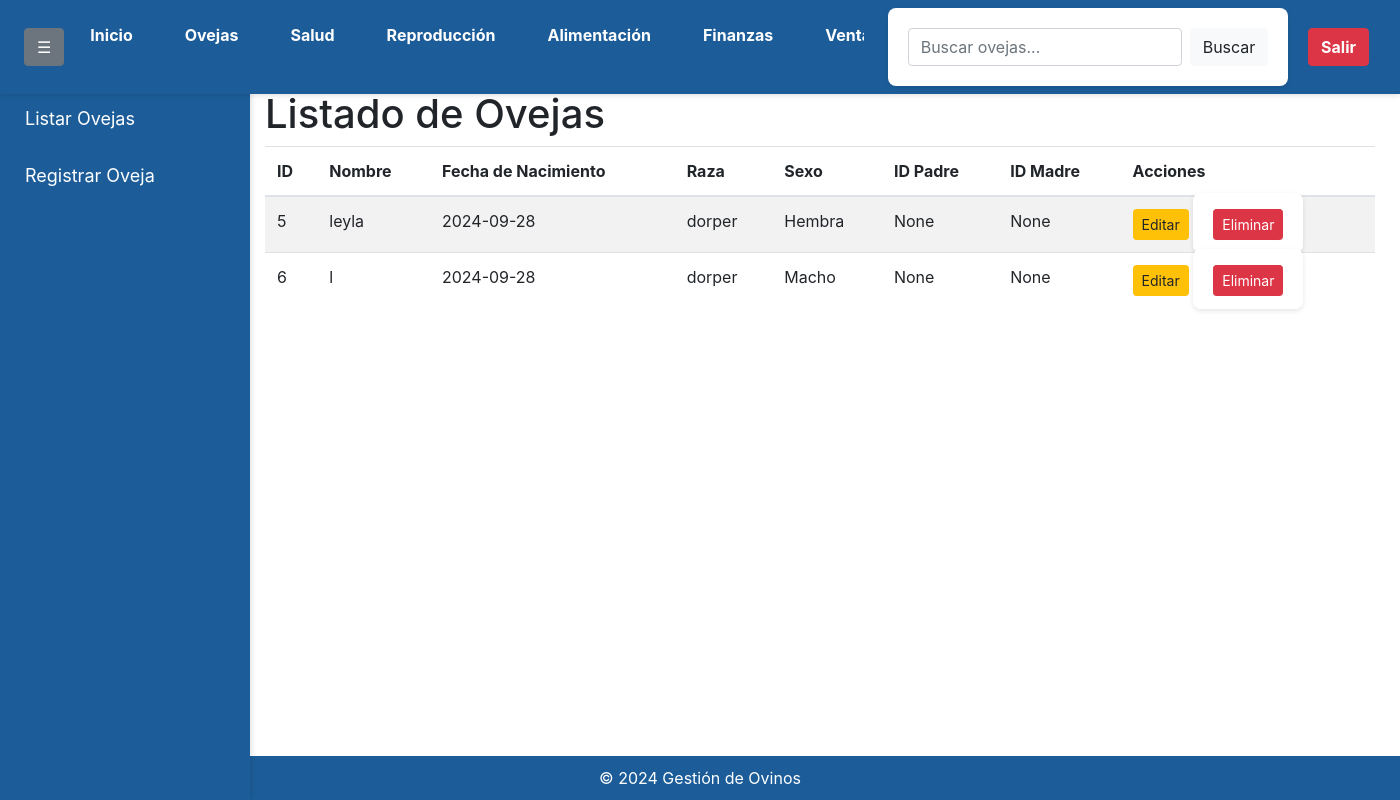
/listar_ovejas (signed in), run on an earlier commit of the app's database.
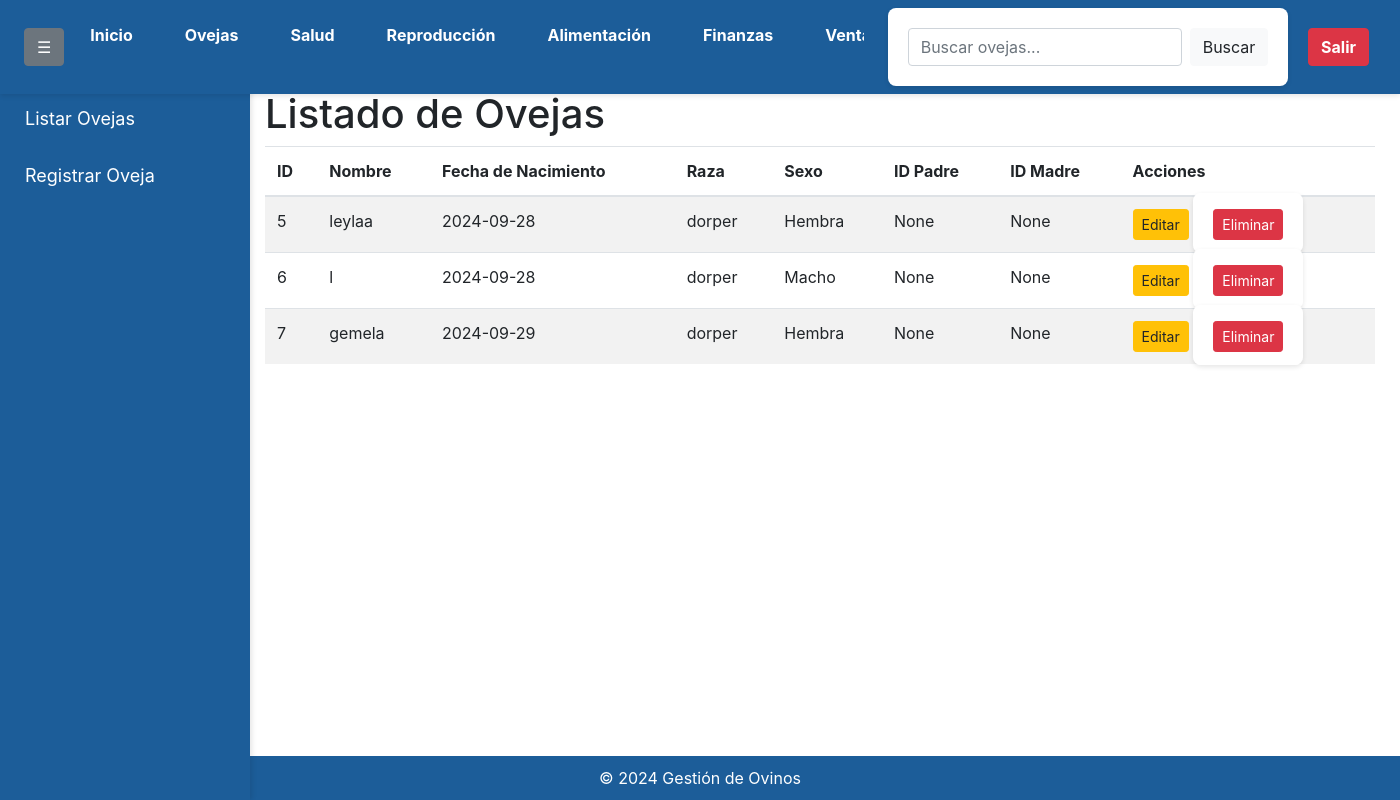
And on a later commit of the database.
### app/models.py (models this page shows, shortened)
class Oveja(db.Model):
    id = db.Column(db.Integer, primary_key=True)
    nombre = db.Column(db.String(100), nullable=False)
    fecha_nacimiento = db.Column(db.Date, nullable=False)
    raza = db.Column(db.String(50), nullable=False)
    sexo = db.Column(db.Enum('Macho', 'Hembra', name='sexo_enum'), nullable=False)
    id_padre = db.Column(db.Integer, db.ForeignKey('oveja.id'), nullable=True)
    id_madre = db.Column(db.Integer, db.ForeignKey('oveja.id'), nullable=True)
    user_id = db.Column(db.Integer, db.ForeignKey('user.id'), nullable=False)
    padre = db.relationship('Oveja', remote_side=[id], foreign_keys=[id_padre], backref=db.backref('hijos_padre', uselist=True))
    madre = db.relationship('Oveja', remote_side=[id], foreign_keys=[id_madre], backref=db.backref('hijos_madre', uselist=True))
    user = db.relationship('User', backref='ovejas')

### app/routes.py (the view)
@app.route('/listar_ovejas')
@login_required
def listar_ovejas():
    search_query = request.args.get('search', '')  # Obtener el término de búsqueda desde la solicitud
    if search_query:
        ovejas = Oveja.query.filter(
            (Oveja.nombre.contains(search_query)) |
            (Oveja.raza.contains(search_query)) |
            (Oveja.sexo.contains(search_query)) |
            (Oveja.fecha_nacimiento.contains(search_query))|
            (Oveja.id_madre.contains(search_query))|
            (Oveja.id_padre.contains(search_query))
        ).filter_by(user_id=current_user.id).all()
    else:
        ovejas = Oveja.query.filter_by(user_id=current_user.id).all()
    return render_template('listar_ovejas.html', ovejas=ovejas, search_query=search_query)

### app/__init__.py (called while the page is built)
@login_manager.user_loader
def load_user(user_id):
    return User.query.get(int(user_id))

### app/templates/listar_ovejas.html (shortened to what this page needs)
<!DOCTYPE html>
<html lang="es">
<head>
    <link rel="stylesheet" href="{{ url_for('static', filename='styles.css') }}">
    <link rel="stylesheet" href="https://maxcdn.bootstrapcdn.com/bootstrap/4.5.2/css/bootstrap.min.css">
</head>
<body>
    <nav class="navbar navbar-expand-lg navbar-light" style="background-color: #1c5d99;">
        <div class="collapse navbar-collapse" id="navbarNav">
            <button class="btn btn-secondary ml-2" id="toggleSidebar">☰</button>
            <ul class="navbar-nav mr-auto">
                <li class="nav-item">
                    <a class="nav-link text-white" href="{{ url_for('index') }}">Inicio</a>
                </li>
                <li class="nav-item">
                    <a class="nav-link text-white" href="{{ url_for('oveja') }}">Ovejas</a>
                </li>
                <li class="nav-item">
                    <a class="nav-link text-white" href="{{ url_for('salud') }}">Salud</a>
                </li>
                <li class="nav-item">
                    <a class="nav-link text-white" href="{{ url_for('reproduccion') }}">Reproducción</a>
                </li>
                <li class="nav-item">
                    <a class="nav-link text-white" href="{{ url_for('alimentacion') }}">Alimentación</a>
                </li>
                <li class="nav-item">
                    <a class="nav-link text-white" href="{{ url_for('finanzas') }}">Finanzas</a>
                </li>
                <li class="nav-item">
                    <a class="nav-link text-white" href="{{ url_for('venta') }}">Ventas</a>
                </li>
            </ul>
            <form class="form-inline my-2 my-lg-0" method="GET" action="{{ url_for('listar_ovejas') }}">
                <input class="form-control mr-sm-2" type="search" name="search" placeholder="Buscar ovejas..." aria-label="Search" value="{{ request.args.get('search', '') }}">
                <button class="btn btn-light my-2 my-sm-0" type="submit">Buscar</button>
            </form>
            <a href="{{ url_for('logout') }}" class="btn btn-danger ml-2">Salir</a>
        </div>
    </nav>
    <div class="sidebar" id="sidebar">
        <ul class="nav flex-column">
            <li class="nav-item">
                <a class="nav-link text-white" href="{{ url_for('listar_ovejas') }}">Listar Ovejas</a>
            </li>
            <li class="nav-item">
                <a class="nav-link text-white" href="{{ url_for('registrar_oveja') }}">Registrar Oveja</a>
            </li>
        </ul>
    </div>
    <div class="container mt-3">
        <h1 style="margin-top: 70px;">Listado de Ovejas</h1>
<table class="table table-striped">
    <thead>
        <tr>
            <th>ID</th>
            <th>Nombre</th>
            <th>Fecha de Nacimiento</th>
            <th>Raza</th>
            <th>Sexo</th>
            <th>ID Padre</th>
            <th>ID Madre</th>
            <th>Acciones</th>
        </tr>
    </thead>
    <tbody>
        {% for oveja in ovejas %}
            <tr>
                <td>{{ oveja.id }}</td>
                <td>{{ oveja.nombre }}</td>
                <td>{{ oveja.fecha_nacimiento }}</td>
                <td>{{ oveja.raza }}</td>
                <td>{{ oveja.sexo }}</td>
                <td>{{ oveja.id_padre }}</td>
                <td>{{ oveja.id_madre }}</td>
                <td>
                    <a href="{{ url_for('editar_oveja', id=oveja.id) }}" class="btn btn-warning btn-sm">Editar</a>
                    <form action="{{ url_for('eliminar_oveja', id=oveja.id) }}" method="POST" style="display:inline;">
                        <button type="submit" class="btn btn-danger btn-sm" onclick="return confirm('¿Estás seguro de que deseas eliminar esta oveja?');">Eliminar</button>
                    </form>
                </td>
            </tr>
        {% endfor %}
    </tbody>
</table>
    </div>
    <footer class="text-center mt-4">
        &copy; 2024 Gestión de Ovinos
    </footer>
</body>
</html>

What changed in the data, as far as the page shows it:
changed Oveja id 5: nombre "leyla" → "leylaa"
added Oveja: id "7", nombre "gemela", fecha_nacimiento "2024-09-29", raza "dorper", sexo "Hembra", id_padre "None", id_madre "None"
